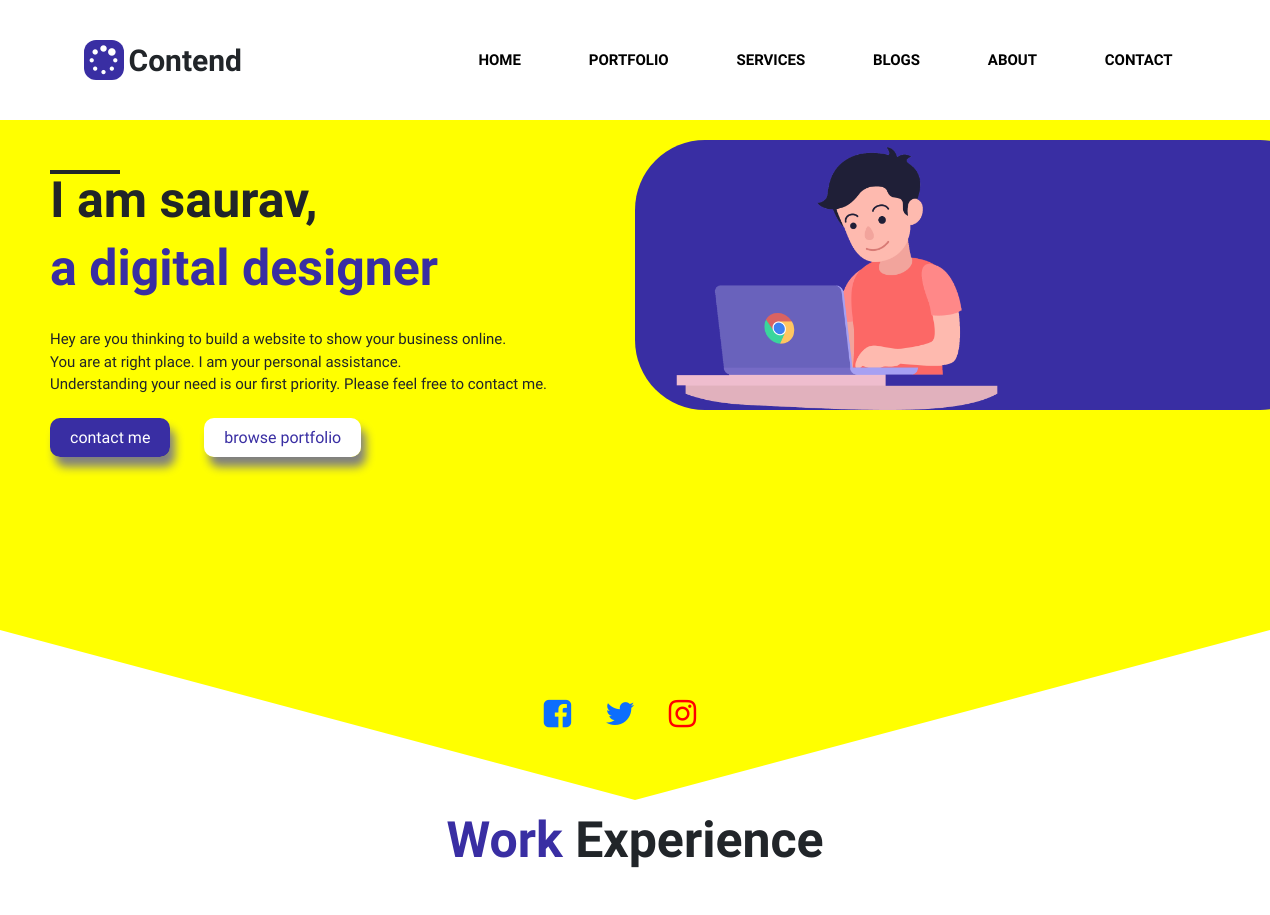
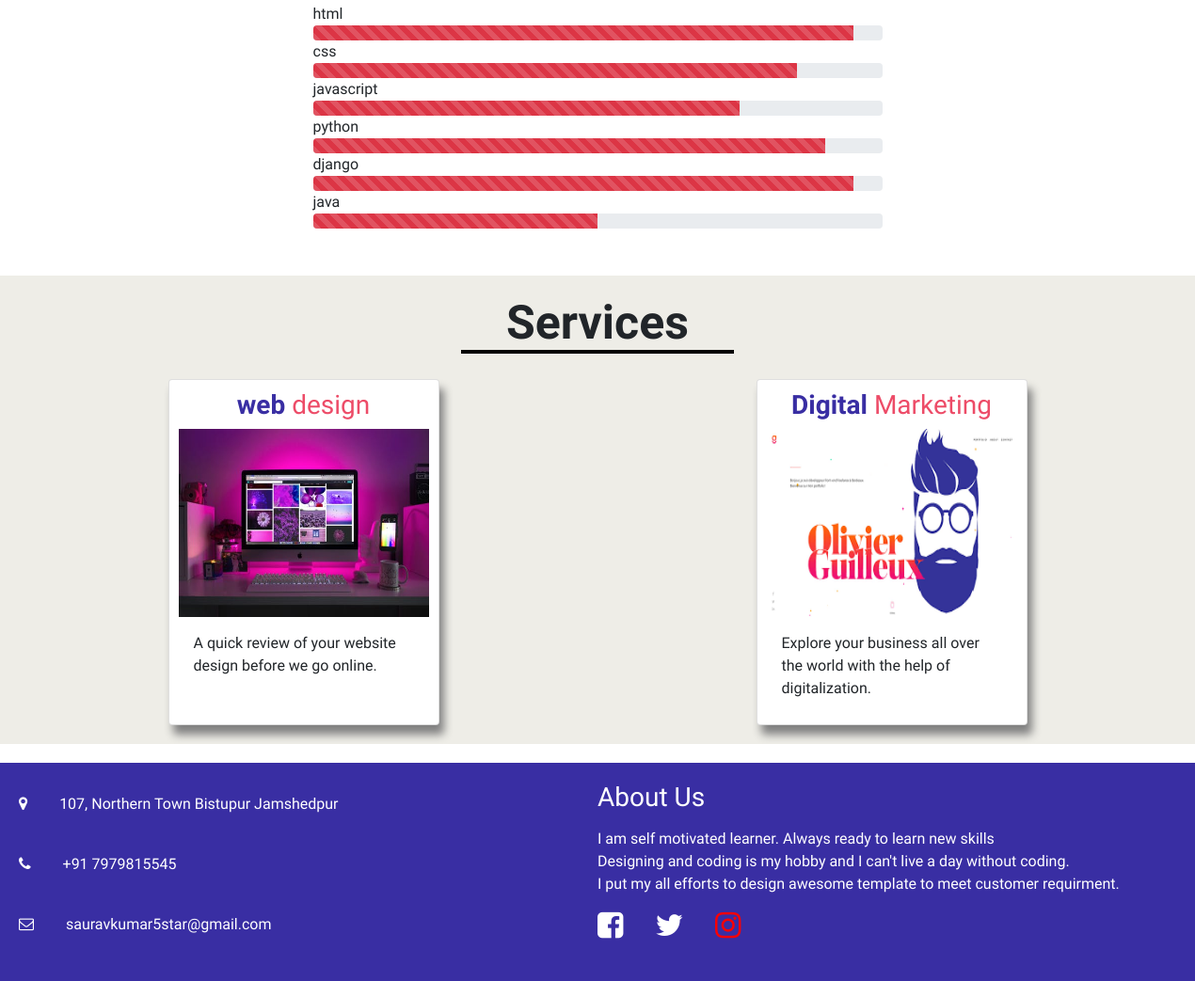
The page / on the database its author committed (2 pictures, top to bottom).
### pages/models.py (models this page shows, shortened)
class homeDetail(models.Model):
	home_title = models.CharField(max_length=120)
	title_blue = models.CharField(max_length=120)
	paragraph = models.TextField(max_length=500)

class experience(models.Model):
	skill = models.CharField(max_length=120)
	percent = models.IntegerField()

class service(models.Model):
	skill = models.CharField(max_length=120)
	skillPink = models.CharField(max_length=120)
	image = models.ImageField(upload_to='skill/%Y/%m/%d', blank=True, null=True)
	paragraph = models.TextField(max_length=500)

class contactDetails(models.Model):
	title = models.CharField(max_length=120)
	titleBlue = models.CharField(max_length=120)
	paragraph = models.TextField(max_length=500)
	email = models.EmailField(max_length=120)
	mobileNo = models.IntegerField()
	address = models.CharField(max_length=120)

class about(models.Model):
	title = models.CharField(max_length=120)
	image = models.ImageField(upload_to='skill/%Y/%m/%d', blank=True, null=True)
	paragraph = models.TextField(max_length=500)

### pages/views.py (the view)
# urls.py: path('',index_view,name='home'),
def index_view(request):
    exper = experience.objects.all()
    serv = service.objects.all()
    abt = about.objects.all()
    count = homeDetail.objects.all().count()
    counter = contactDetails.objects.all().count()
    if counter is 1:
        details = contactDetails.objects.all()
    if count is 1:
        home_detail = homeDetail.objects.all()
    context = {"home_detail":home_detail,
                "experience":exper,
                "service":serv,
                "details":details,
                "about":abt
                }
    return render(request,"index.html",context)

### template/index.html (shortened to what this page needs)
{% extends "base.html" %}
{% block content %}
<main>
	<div class="leftside">
		<span class="das"> </span>
		{% for data in home_detail %}
		<h1>{{data.home_title}},</a>
		<h1 class="blue">{{data.title_blue}}</h1>
		<p>
			{{data.paragraph|linebreaks}}
		</p>
		{% endfor%}
		<a href="{% url 'contact' %}" class="btn1">contact me</a>
		<a href="{% url 'portfolio' %}" class="btn2">browse portfolio</a>
	</div>
	<div class="rightside">
		<div class="circle">
			<img src="static/img/boy.png">
		</div>
	</div>
	<div style="position: absolute; bottom: 10%;">
		<a href="#"><span class="fa fa-facebook-square" style=" font-size: 2rem;"></span></a>
		<a href="#"><span class="fa fa-twitter" style="font-size: 2rem;"></span></a>
		<a href="#"><span class="fa fa-instagram" style="color: red; font-size: 2rem;"></span></a>
		</div>
</main>
	<h1 style="text-align: center; margin-top: 10px;"><strong style="color:#392ea3;">Work</strong> Experience</h1>
<div class="experience_div">
	<div class="experience">
		{% for data in experience %}
		<div class="skils">{{data.skill}}</div>
		<div class="progress">
	  		<div class="progress-bar progress-bar-striped progress-bar-animated bg-danger" role="progressbar" aria-valuenow="75" aria-valuemin="0" aria-valuemax="100" style="width: {{data.percent}}%">
	  		</div>
		</div>
		{% endfor %}
	</div>
</div>
<div class="container-fluid" style="background-color: #EEEDE7;">
	<h1 class="service" style="margin-bottom: 20px;" id="services">Services</h1>
	<div class="Services_div">
		{% for data in service %}
		<div class="card">
			<h3><strong>{{ data.skill}}</strong> {{data.skillPink}}</h3>
			<img src="{{data.image.url}}">
		  <div class="card-body">
		    <p class="card-text">{{data.paragraph}}</p>
		  </div>
		</div>
		{% endfor %}
</div>
</div>
<div class="footer">
	<div class="leftcontent">
		{% for data in details %}
		<p><span class="fa fa-map-marker"></span> {{data.address}}</p>
		<p><span class="fa">&#xf095</span> +91 {{data.mobileNo}}</p>
		<p><span class="fa">&#xf003</span> {{data.email}}</p>
		{% endfor %}
	</div>
	<div class="rightcontent">
		<h3>About Us</h3>
		{% for data in about %}
		<p>{{data.paragraph|linebreaks}}
		</p>
		{% endfor %}
		<a href="#"><span class="fa fa-facebook-square" style=" font-size: 2rem; color: white;"></span></a>
		<a href="#"><span class="fa fa-twitter" style="font-size: 2rem; color: white;"></span></a>
		<a href="#"><span class="fa fa-instagram" style="color: red; font-size: 2rem;"></span></a>
	</div>
</div>
{% endblock content %}

### static/css/sauravPortfolio.css (style rules this page uses)
* { margin: 0; padding: 0; font-family: 'Raleway', sans-serif; box-sizing: border-box; }
main { width: 100%; height: 85vh; position: relative; display: flex; justify-content: space-around; align-items: center; clip-path: polygon(0% 0%, 100% 0%,100% 75%,50% 100%,0% 75%); background-color: yellow; }
.leftside p { text-align: justify; margin-top: 5px; font-weight: 500; font-size: 15px; margin-bottom: 30px; }
.das { width: 70px; height: 0; border: 2px solid; position: absolute; }
h1 { font-size: 50px; font-weight: 900; }
.blue { color: #392ea3; }
.btn1 { margin-right: 30px; text-decoration: none; align-items: center; padding-top: 10px; padding-bottom: 10px; padding-left: 20px; padding-right: 20px; background-color:#392ea3; color: white; box-shadow: 5px 10px 10px grey; border-radius: 10px; }
.btn2 { margin-right: 30px; text-decoration: none; align-items: center; padding-top: 10px; padding-bottom: 10px; padding-left: 20px; padding-right: 20px; background-color:white; color: #392ea3; box-shadow: 5px 10px 10px grey; border-radius: 10px; }
.rightside .circle { border-radius: 70px; background-color: #392ea3; margin-right: -60px; margin-bottom: 30px; }
.rightside img { max-width: 400px; height: auto; }
.leftside { position: absolute; width: 50%; height: auto; padding-left: 50px; top: 0; left: 0; margin-top: 50px; }
.rightside { position: absolute; width: 50%; top: 0; right: 0; height: auto; margin-top: 20px; }
.fa { margin-right: 30px; }
.experience_div { border-top: 1px; width: 100%; padding:30px; display: flex; position: relative; justify-content: space-around; align-items: center; margin-top: 5px; }
.experience { width: 50%; margin-top: 10px; }
.container-fluid { margin-top: 20px; margin-bottom: 20px; padding: 10px; }
.Services_div { display: flex; flex-wrap: wrap; justify-content: space-around; }
.service { margin-top: 10px; text-align: center; position: relative; display: block; }
.service::after { content: ""; position: absolute; width: 290px; height: 0; bottom: -5px; left: 50%; transform: translate(-50%, -50%); border:2px solid black; }
.container-fluid h3 strong { color:#392ea3; }
.card { margin: 10px; padding: 10px; width: 18rem; box-shadow: 5px 10px 10px grey; }
.card h3 { text-align: center; color: #ed4c68; }
.card img { width: 100%; max-width: 100%; height:200px; }
.footer { display: flex; position: relative; width: 100%; height: 40%; padding: 20px; color: white; justify-content: space-around; background-color: #392ea3; }
.leftcontent { width: 50%; height: 100%; line-height: 3; }
.rightcontent { width: 50%; height: 100%; }
a { text-decoration: none; }

### rows shown on the page
homeDetail: home_title "I am saurav", title_blue "a digital designer", paragraph "Hey are you thinking to build a website to show your business online. You are at right place. I am your personal assistance. Understanding your need is our first priority. Please feel free to contact me."
experience: skill "html", percent 95 (drawn)
experience: skill "css", percent 85 (drawn)
experience: skill "javascript", percent 75 (drawn)
experience: skill "python", percent 90 (drawn)
experience: skill "django", percent 95 (drawn)
experience: skill "java", percent 50 (drawn)
service: skill "web", skillPink "design", image (picture), paragraph "A quick review of your website design before we go online."
service: skill "Digital", skillPink "Marketing", image (picture), paragraph "Explore your business all over the world with the help of digitalization."
contactDetails: address "107, Northern Town Bistupur Jamshedpur", mobileNo "7979815545", email "sauravkumar5star@gmail.com"
about: paragraph "I am self motivated learner. Always ready to learn new skills Designing and coding is my hobby and I can't live a day without coding. I put my all efforts to design awesome template to meet customer requirment."
